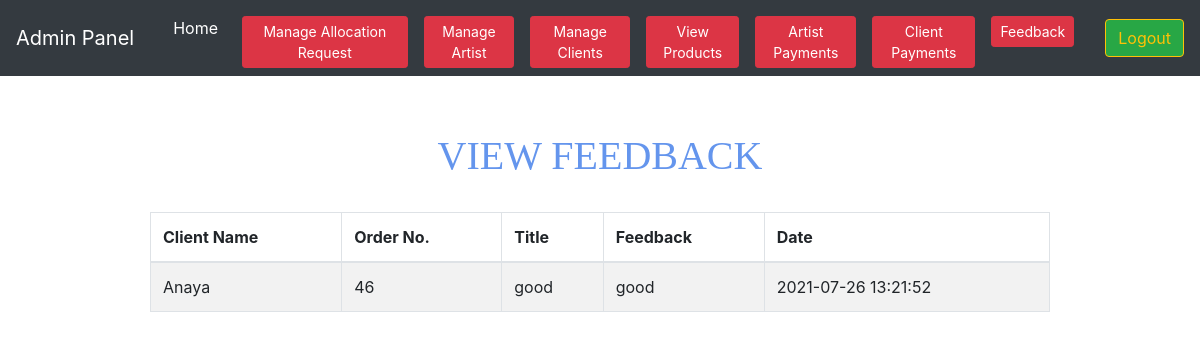
The app's page /admin/viewfeedback.php with its own data.
### tables this page shows
CREATE TABLE `feedback` (
  `feedback_id` int(50) NOT NULL,
  `feedback_user` int(50) NOT NULL,
  `buyer_order` int(10) NOT NULL,
  `title` varchar(100) NOT NULL,
  `feedback_comment` text NOT NULL,
  `feedback_date` datetime NOT NULL
);

CREATE TABLE `client` (
  `client_id` int(200) NOT NULL,
  `clientName` varchar(200) NOT NULL,
  `Contact_no` varchar(200) NOT NULL,
  `Address` varchar(200) NOT NULL,
  `Email` varchar(200) NOT NULL,
  `Username` varchar(200) NOT NULL,
  `password` varchar(200) NOT NULL
);

### admin/viewfeedback.php (the view, shortened to what this page needs)
<?php
	include_once('adminheader.php');
	require '../database.php';
?>
	<!Doctype html>
	<html>
	<head>
    </head>
    <body>
    	<br><br>
    	<center>
               <h1>View Feedback</h1>
				<br>
				<table class=" table table-striped table-bordered w-75">
					<thead>
				<tr>
				<th>Client Name</th>
				<th>Order No.</th>
				<th>Title</th>
				<th>Feedback</th>
				<th>Date</th>
				</tr>
				</thead>
				<?php
				$query="SELECT * FROM feedback inner join client on client.client_id=feedback.feedback_user";
				$results=mysqli_query($connection,$query);
					if($results){
						if(mysqli_num_rows($results)>0){
						while($row = mysqli_fetch_object($results))
						{
							$clientName = $row->clientName;
							$order   = $row->buyer_order;
							$title   = $row->title;
							$comment   = $row->feedback_comment;
							$commentdate   = $row->feedback_date;
				?>
				<tbody>
				<tr>
				<td><?php echo $clientName; ?></td>
				<td><?php echo $order; ?></td>
				<td><?php echo $title; ?></td>
				<td><?php echo $comment; ?></td>
				<td><?php echo $commentdate; ?></td>
				</tr>
				</tbody>
				<?php }}}else{ echo mysqli_error($connection);} ?>
				</table>
	</center>
</body>
</html>

### admin/viewfeedback.php (style rules this page uses)
h1 { text-align: center; text-transform: uppercase; color: cornflowerblue; margin-top: 8px; font-family: ui-sans-serif; }

### records on screen
feedback: client.clientName "Anaya", buyer_order "46", title "good", feedback_comment "good", feedback_date "2021-07-26 13:21:52"
